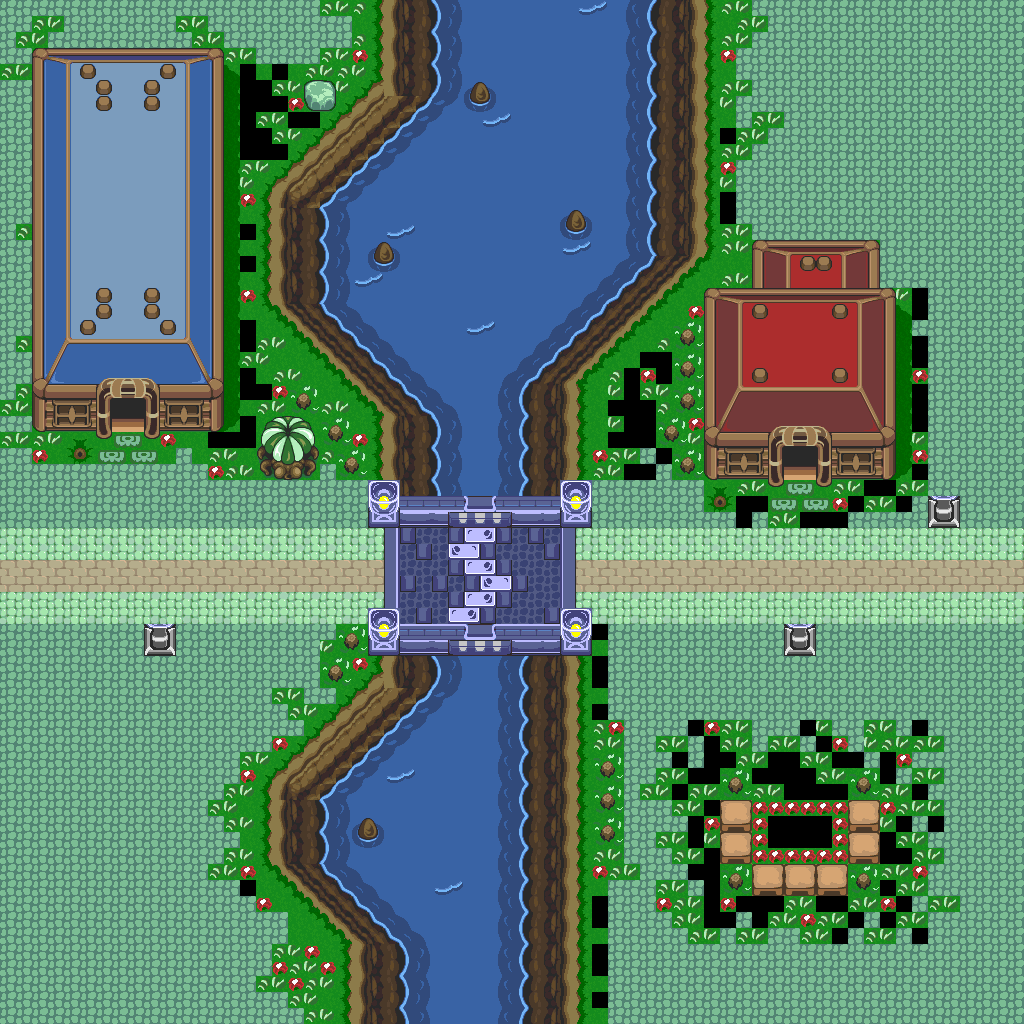

This game map was drawn from its Tiled (.tmx) file and the tilesets committed beside it. A one-line description and the trimmed map source follow:
An orthogonal 64x64 tile map with 16x16 px tiles, 1 tile layer (base), 2 hidden layers not drawn and 47 objects.

<map version="1.10" tiledversion="1.12.1" orientation="orthogonal" renderorder="right-down" width="64" height="64" tilewidth="16" tileheight="16" infinite="0" nextlayerid="4" nextobjectid="48">
 <tileset firstgid="1" source="../classiciphone_pics4.tsx" />
 <layer id="1" name="base" width="64" height="64">
  <data>[4096 cells, 3962 non-empty, 217 distinct tile ids]</data>
 </layer>
 <layer id="2" name="collision" width="64" height="64" visible="0">
  <properties><property name="collision" value="true" /></properties>
  <data>[4096 cells, 796 non-empty, 1 distinct tile ids]</data>
 </layer>
 <layer id="3" name="water" width="64" height="64" visible="0">
  <properties><property name="terrain" value="water" /></properties>
  <data>[4096 cells, 669 non-empty, 1 distinct tile ids]</data>
 </layer>
 <objectgroup id="4" name="npcs">
  <object id="1" x="64.0" y="432.0" width="16" height="16">
   <properties>
    <property name="script" type="string">-- Auto-converted from GraalScript
-- join("sign_liftable");</property>
   </properties>
  </object>
  <object id="2" x="320.0" y="432.0" width="16" height="16">
   <properties>
    <property name="gani" value="light2.png" />
    <property name="script" type="string">-- Auto-converted from GraalScript
-- // NPC made by Stefan Knorr
-- [CLIENT-SIDE — server no-op]
-- if (created) {
-- setimg light2.png;
-- dontblock;
-- }
-- if (playerenters) {
-- setcoloreffect 1,1,0,0.99;
-- drawaslight;
-- }</property>
   </properties>
  </object>
  <object id="3" x="512.0" y="432.0" width="16" height="16">
   <properties>
    <property name="gani" value="light2.png" />
    <property name="script" type="string">-- Auto-converted from GraalScript
-- // NPC made by Stefan Knorr
-- [CLIENT-SIDE — server no-op]
-- if (created) {
-- setimg light2.png;
-- dontblock;
-- }
-- if (playerenters) {
-- setcoloreffect 1,1,0,0.99;
-- drawaslight;
-- }</property>
   </properties>
  </object>
  <object id="4" x="512.0" y="560.0" width="16" height="16">
   <properties>
    <property name="gani" value="light2.png" />
    <property name="script" type="string">-- Auto-converted from GraalScript
-- // NPC made by Stefan Knorr
-- [CLIENT-SIDE — server no-op]
-- if (created) {
-- setimg light2.png;
-- dontblock;
-- }
-- if (playerenters) {
-- setcoloreffect 1,1,0,0.99;
-- drawaslight;
-- }</property>
   </properties>
  </object>
  <object id="5" x="320.0" y="560.0" width="16" height="16">
   <properties>
    <property name="gani" value="light2.png" />
    <property name="script" type="string">-- Auto-converted from GraalScript
-- // NPC made by Stefan Knorr
-- [CLIENT-SIDE — server no-op]
-- if (created) {
-- setimg light2.png;
-- dontblock;
-- }
-- if (playerenters) {
-- setcoloreffect 1,1,0,0.99;
-- drawaslight;
-- }</property>
   </properties>
  </object>
  <object id="6" x="704.0" y="480.0" width="16" height="16">
   <properties>
    <property name="script" type="string">-- Auto-converted from GraalScript
-- join("sign_liftable");
-- [CLIENT-SIDE — server no-op]
-- if (created) setstring this.text,
-- NPC Shoppe;</property>
   </properties>
  </object>
  <object id="7" x="832.0" y="480.0" width="16" height="16">
   <properties>
    <property name="gani" value="classic_htreebottom.gif" />
    <property name="script" type="string">-- Auto-converted from GraalScript
-- // NPC made by Cappa (LAT)
-- [CLIENT-SIDE — server no-op]
-- if (created) {
-- }
-- if (playertouchsme) {
-- }</property>
   </properties>
  </object>
  <object id="8" x="768.0" y="816.0" width="16" height="16">
   <properties>
    <property name="gani" value="classic_htreebottom.gif" />
    <property name="script" type="string">-- Auto-converted from GraalScript
-- // NPC made by Cappa (LAT)
-- [CLIENT-SIDE — server no-op]
-- if (created) {
-- }
-- if (playertouchsme) {
-- }</property>
   </properties>
  </object>
  <object id="9" x="784.0" y="448.0" width="16" height="16">
   <properties>
    <property name="gani" value="door.png" />
    <property name="script" type="string">-- Auto-converted from GraalScript
-- join("door");</property>
   </properties>
  </object>
  <object id="10" x="96.0" y="544.0" width="16" height="16">
   <properties>
    <property name="gani" value="light2.png" />
    <property name="script" type="string">-- Auto-converted from GraalScript
-- // NPC made by Stefan Knorr
-- [CLIENT-SIDE — server no-op]
-- if (created) {
-- setimg light2.png;
-- dontblock;
-- }
-- if (playerenters) {
-- setcoloreffect 1,1,0,0.99;
-- drawaslight;
-- }</property>
   </properties>
  </object>
  <object id="11" x="736.0" y="544.0" width="16" height="16">
   <properties>
    <property name="gani" value="light2.png" />
    <property name="script" type="string">-- Auto-converted from GraalScript
-- // NPC made by Stefan Knorr
-- [CLIENT-SIDE — server no-op]
-- if (created) {
-- setimg light2.png;
-- dontblock;
-- }
-- if (playerenters) {
-- setcoloreffect 1,1,0,0.99;
-- drawaslight;
-- }</property>
   </properties>
  </object>
  <object id="12" x="880.0" y="416.0" width="16" height="16">
   <properties>
    <property name="gani" value="light2.png" />
    <property name="script" type="string">-- Auto-converted from GraalScript
-- // NPC made by Stefan Knorr
-- [CLIENT-SIDE — server no-op]
-- if (created) {
-- setimg light2.png;
-- dontblock;
-- }
-- if (playerenters) {
-- setcoloreffect 1,1,0,0.99;
-- drawaslight;
-- }</property>
   </properties>
  </object>
  <object id="13" x="672.0" y="448.0" width="16" height="16">
   <properties>
    <property name="script" type="string">-- Auto-converted from GraalScript
joinResource("bush")</property>
   </properties>
  </object>
  <object id="14" x="656.0" y="416.0" width="16" height="16">
   <properties>
    <property name="script" type="string">-- Auto-converted from GraalScript
joinResource("bush")</property>
   </properties>
  </object>
  <object id="15" x="672.0" y="384.0" width="16" height="16">
   <properties>
    <property name="script" type="string">-- Auto-converted from GraalScript
joinResource("bush")</property>
   </properties>
  </object>
  <object id="16" x="672.0" y="352.0" width="16" height="16">
   <properties>
    <property name="script" type="string">-- Auto-converted from GraalScript
joinResource("bush")</property>
   </properties>
  </object>
  <object id="17" x="672.0" y="320.0" width="16" height="16">
   <properties>
    <property name="script" type="string">-- Auto-converted from GraalScript
joinResource("bush")</property>
   </properties>
  </object>
  <object id="18" x="672.0" y="320.0" width="16" height="16">
   <properties>
    <property name="script" type="string">-- Auto-converted from GraalScript
joinResource("bush")</property>
   </properties>
  </object>
  <object id="19" x="720.0" y="768.0" width="16" height="16">
   <properties>
    <property name="script" type="string">-- Auto-converted from GraalScript
joinResource("bush")</property>
   </properties>
  </object>
  <object id="20" x="720.0" y="864.0" width="16" height="16">
   <properties>
    <property name="script" type="string">-- Auto-converted from GraalScript
joinResource("bush")</property>
   </properties>
  </object>
  <object id="21" x="848.0" y="864.0" width="16" height="16">
   <properties>
    <property name="script" type="string">-- Auto-converted from GraalScript
joinResource("bush")</property>
   </properties>
  </object>
  <object id="22" x="848.0" y="768.0" width="16" height="16">
   <properties>
    <property name="script" type="string">-- Auto-converted from GraalScript
joinResource("bush")</property>
   </properties>
  </object>
  </objectgroup>
</map>
<!-- 25 of 47 objects omitted -->
